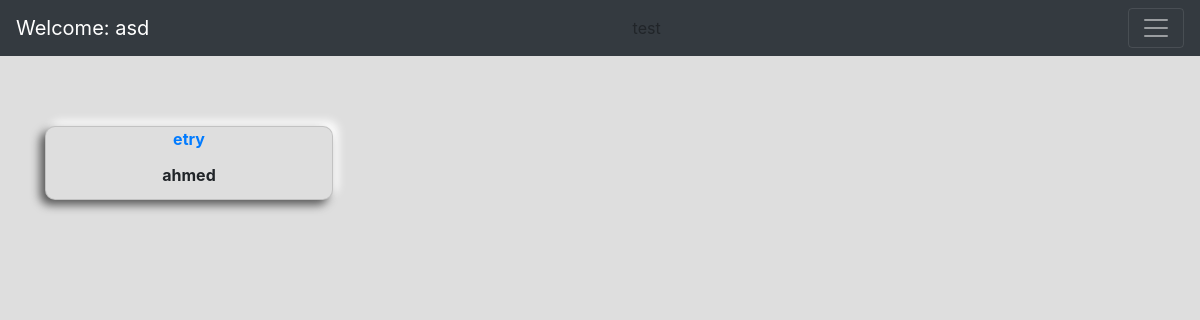
Before: /recipe/ (signed in) with the older database file.
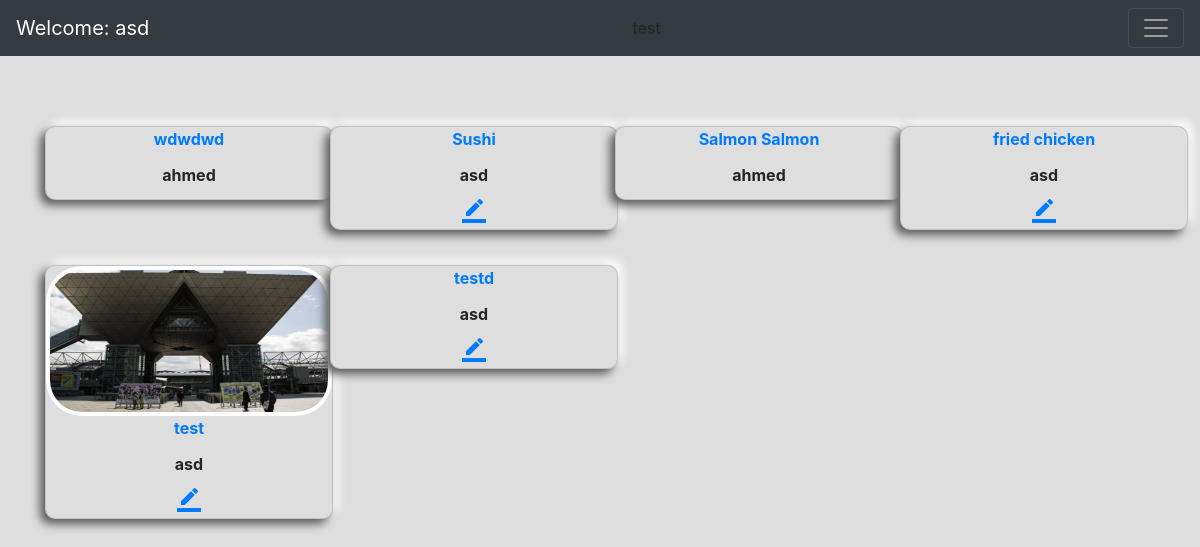
After: the same page with the newer database file.
### Foodiz_app/models.py (models this page shows, shortened)
class Recipe (models.Model):
    food_name = models.CharField(max_length=255)
    recipe = models.TextField()
    image = models.ImageField( blank=True, null=True)
    profile = models.ForeignKey(Profile,on_delete=models.CASCADE,related_name='recipe')
    ingredient = models.ManyToManyField(Ingredient,related_name='Recipe_ingredient')
    category = models.ManyToManyField(Category, related_name='category')

class Profile(models.Model):
    bio = models.TextField()
    profile_pic = models.ImageField(upload_to="media/",null=True ,blank=True)
    user = models.OneToOneField(User,on_delete=models.CASCADE)
    def __str__(self):
        return f"{self.user.username}"

### Foodiz_app/views.py (the view)
# urls.py: path("recipe/",get_recipies, name = "get_recipies"),
def get_recipies(request):
    recipes =  Recipe.objects.all()
    context = {"recipes" : recipes}
    return render(request, "home_page.html", context)

### Foodiz_app/templates/home_page.html (shortened to what this page needs)
{%extends 'base.html'%}
{%load static%}
{%block content%}
{% if user.is_authenticated %}
<div class="container">
    <div class = "row" >
        {%for recipe in recipes%}
        <div class="col-3">
                <div class="card" >
                    <a href="{%url 'recipe_details' recipe_id=recipe.id %}">
                    {% if recipe.image %}
                        <img src="{{ recipe.image.url }}" class="img-thumbnail" alt="">
                    </a>
                    {% endif %}
                    <a href="{%url 'recipe_details' recipe_id=recipe.id %}">
                    <p class="card-title"><b>{{recipe.food_name}}</b></p>
                </a>
                    <p class="card-title"><b>{{recipe.profile}}</b></p>
                {% if   user.username == recipe.profile.user.username %}
                <a style="text-align: center;" href="{%url 'update_recipe' recipe_id=recipe.id %}">
                        <i class="material-icons">
                        </i>
                    </a>
                    {% endif %}
                </div>
                </div>
        {% endfor %}
    </div>
</div>
<br>
{% endif %}
{%endblock content%}

Changed rows visible on the page:
removed Recipe: food_name "etry", profile "ahmed"
added Recipe: food_name "wdwdwd", profile "ahmed"
added Recipe: food_name "Sushi", profile "asd"
added Recipe: food_name "Salmon Salmon", profile "ahmed"
added Recipe: food_name "fried chicken", profile "asd"
added Recipe: image (picture), food_name "test", profile "asd"
added Recipe: food_name "testd", profile "asd"
